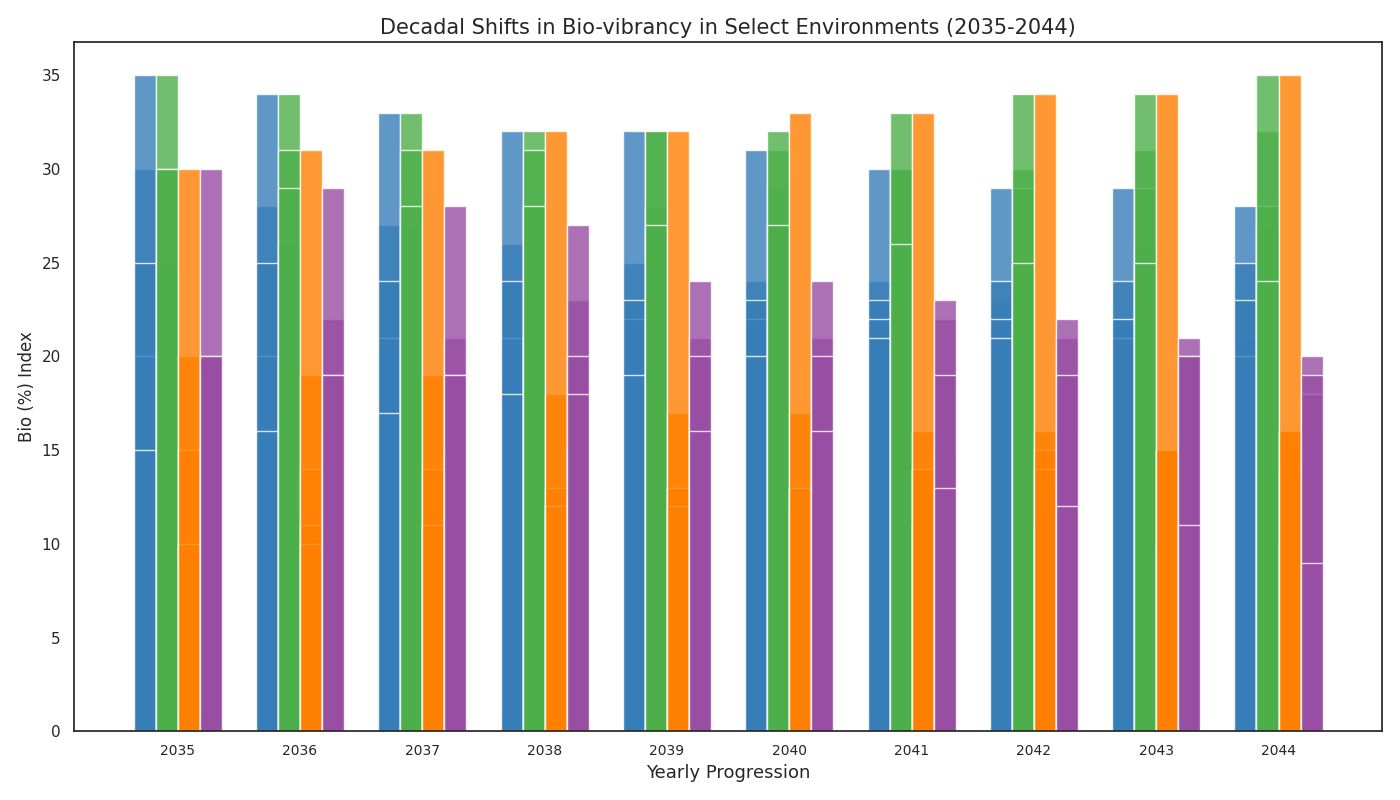

Write the Python code that produced this figure.
import numpy as np
import matplotlib.pyplot as plt

habitats = ["Raimforest Tropical", "Borest Foo", "Forest Temperate", "Grovesman", "Vasann"]
years = np.arange(2035, 2045)

# Create percentage data for different animal groups
mammals = np.array([
    [30, 28, 27, 26, 25, 24, 24, 23, 22, 21],
    [35, 34, 33, 32, 32, 31, 30, 29, 29, 28],
    [20, 20, 21, 21, 22, 22, 23, 24, 24, 25],
    [25, 25, 24, 24, 23, 23, 22, 22, 21, 20],
    [15, 16, 17, 18, 19, 20, 21, 21, 22, 23]
])

birds = np.array([
    [25, 26, 27, 28, 28, 29, 30, 30, 31, 32],
    [20, 20, 21, 21, 22, 23, 24, 25, 26, 27],
    [35, 34, 33, 32, 32, 31, 30, 29, 29, 28],
    [30, 31, 31, 31, 32, 32, 33, 34, 34, 35],
    [30, 29, 28, 28, 27, 27, 26, 25, 25, 24]
])

amphibians = np.array([
    [20, 19, 19, 18, 17, 17, 16, 16, 15, 14],
    [15, 14, 14, 13, 13, 12, 11, 11, 10, 10],
    [10, 11, 11, 12, 13, 13, 14, 15, 15, 16],
    [10, 10, 11, 12, 12, 13, 14, 14, 15, 16],
    [30, 31, 31, 32, 32, 33, 33, 34, 34, 35]
])

insects = np.array([
    [15, 16, 15, 15, 17, 16, 15, 16, 16, 16],
    [20, 22, 21, 23, 21, 21, 22, 21, 21, 20],
    [30, 29, 28, 27, 24, 24, 23, 22, 20, 18],
    [20, 19, 19, 20, 20, 20, 19, 19, 20, 19],
    [20, 19, 19, 18, 16, 16, 13, 12, 11, 9]
])

fig, ax = plt.subplots(figsize=(14, 8))
bar_width = 0.18

species_data = [mammals, birds, amphibians, insects]
colors = ['#377eb8', '#4daf4a', '#ff7f00', '#984ea3']
x_indices = np.arange(len(years))

for i, species in enumerate(species_data):
    for j, habitat in enumerate(habitats):
        ax.bar(x_indices + (i * bar_width), species[j], bar_width, color=colors[i], alpha=0.8)

ax.set_xticks(x_indices + bar_width * (len(species_data) - 1) / 2)
ax.set_xticklabels(years, fontsize=10)
ax.set_xlabel('Yearly Progression', fontsize=13)
ax.set_ylabel('Bio (%) Index', fontsize=12)
ax.set_title("Decadal Shifts in Bio-vibrancy in Select Environments (2035-2044)", fontsize=15)

plt.tight_layout()
plt.show()
